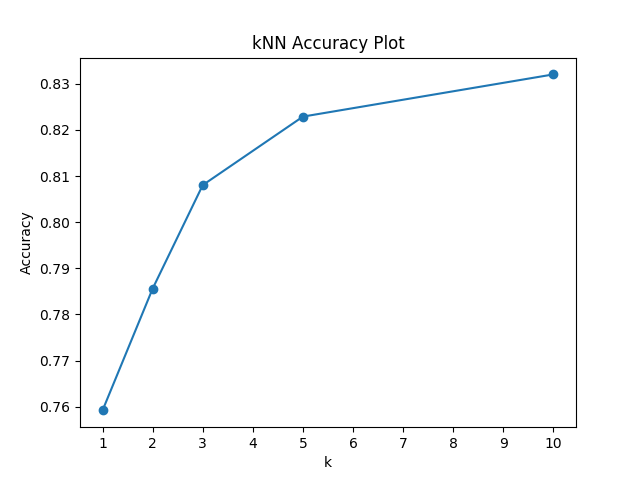

This figure's Python source:
import matplotlib.pyplot as plt
from sklearn.datasets import load_svmlight_file
import numpy as np
import sys

def main():
	acc_data = np.genfromtxt("Accuracy.dat")
	Y = acc_data
	X = [1,2,3,5,10]
	plt.plot(X,Y,marker='o')
	plt.xlabel('k')
	plt.ylabel('Accuracy')
	plt.title('kNN Accuracy Plot')
	plt.xticks(np.arange(min(X), max(X)+1, 1.0))
	plt.show()
if __name__ == '__main__':
    main()    
    
